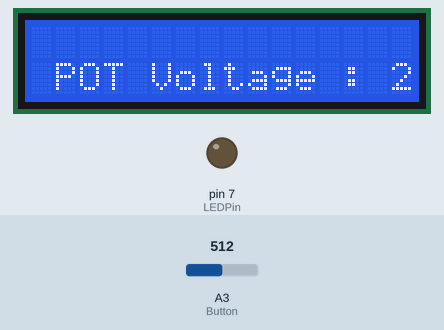
The sketch below on a simulated Arduino Uno, built with avr-gcc and run on an emulated ATmega328P. On the bench: 16×2 character LCD, output pins drawn as LEDs (lit = HIGH). The test bench sets the inputs (shaded band); at power-on: A3 (Button) = 512. What the sketch prints to the serial monitor is not drawn.

Above: at 1.2 s.
1.3 s: A3 (Button) set to 716
At 1.9 s:
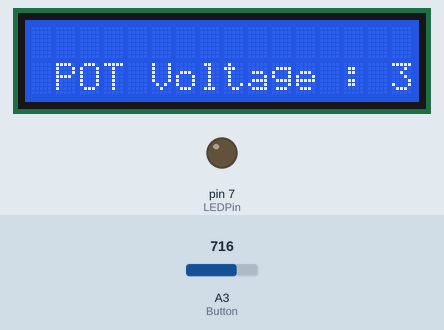
2.8 s: A3 (Button) set to 900
At 3.3 s:
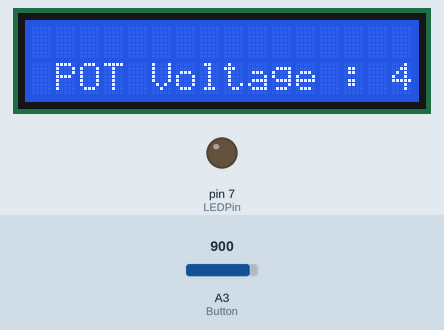
4.3 s: A3 (Button) set to 1023
At 5.1 s:
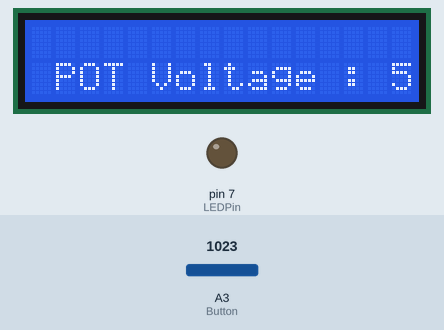
Timing chart, 0 to 7.3 s (numbered marks = the images above; inputs shaded):
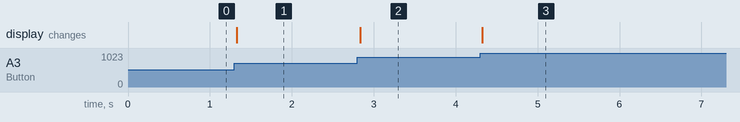

The sketch:

_Project_OF_The_POT_Voltage_Display_ON_The_Serial_Monitor_._.INO
```cpp
// The Project OF The POT Voltage Display ON The Serial Monitor .

// The Main Code OF The Project OF The POT Voltage Display ON The Serial Monitor . . INO . .

// In this program, We want to Show a POT Voltage ON The LCD Screen .


#include <LiquidCrystal.h>
const int rs = 12, en = 11, d4 = 5, d5 = 4, d6 = 3, d7 = 2;                                                           // Definition of Different Bases .
int LEDPin = 7 , Button = A3;
float val = 0;
LiquidCrystal LCD (rs, en, d4, d5, d6, d7);                                                                        // Definition of Different Bases .


void setup () {


Serial.begin (9600);                                                                                          // Introducing The Series .
pinMode (LEDPin, OUTPUT);                                                                                    // Introducing The OUTPUT Pin .
LCD.begin (16, 2);                                                                                          // Introducing LCD Resolution .


}


void loop () {


val = analogRead (Button);                                                                         // Get Value From Base Button .
float FO = val * 5 / 1023;                                                                        // Set Value to FO .
Serial.print (" POT Voltage : ");                                                                // Print The Desired Message .
Serial.println (FO);                                                                            // Show The Desired Value .
analogWrite (LEDPin, FO);
LCD.setCursor (0, 1);                                                                         // To run regularly and display the OUTPUT below .
LCD.print (" POT Voltage : ");                                                               // Show The Desired Message .
LCD.print (FO);                                                                             // Show The Desired Message .


}
```

Measured:
- after the input at 1.3 s, the display: changes at once (image 1)
- after the input at 2.8 s, the display: changes at once (image 2)
- after the input at 4.3 s, the display: changes at once (image 3)
